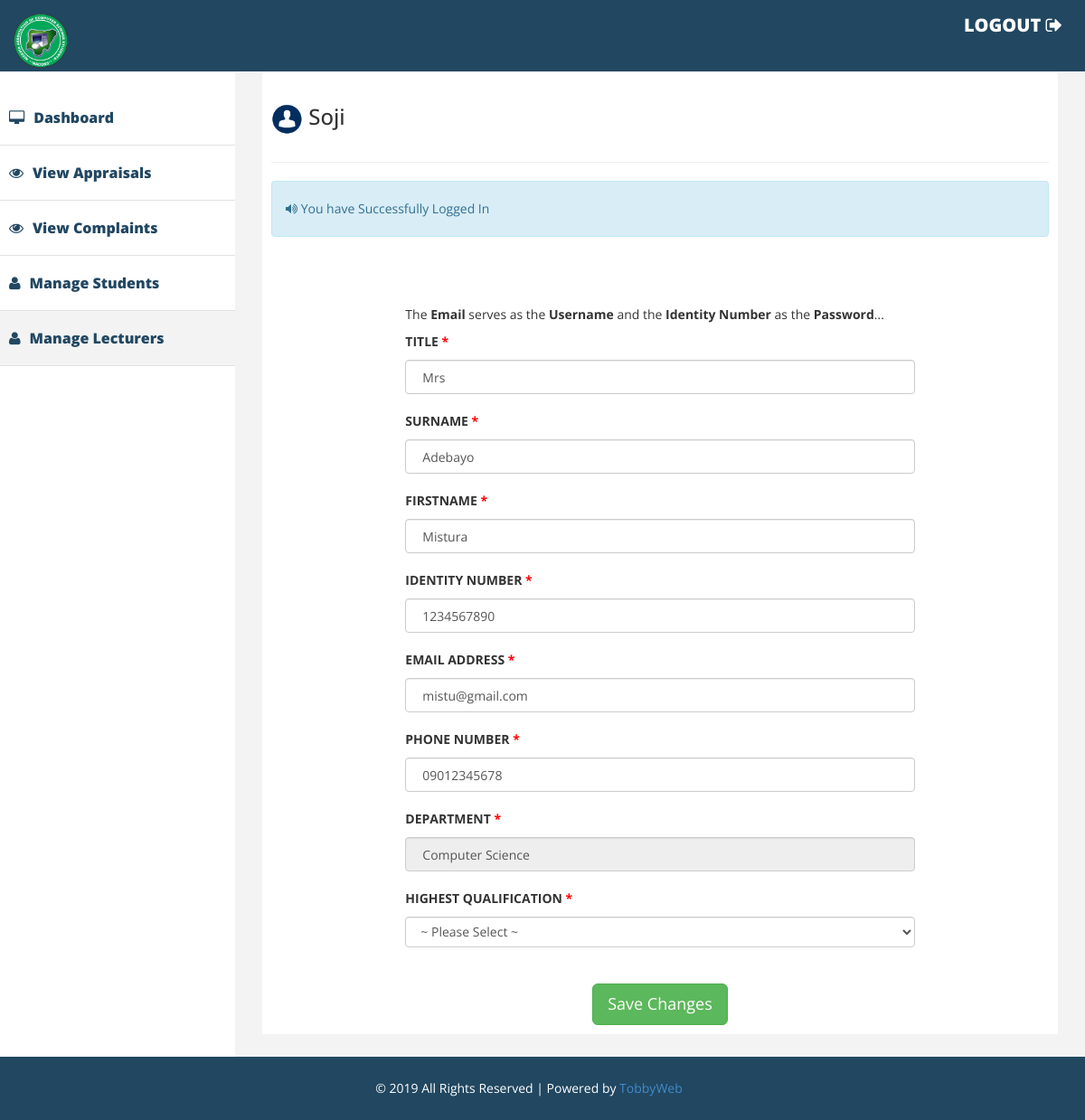
The page /lectedit.php?id=6 (signed in) on the database its author committed.
### tables this page shows
CREATE TABLE `users` (
  `users_id` int(11) NOT NULL,
  `title` varchar(10) DEFAULT NULL,
  `username` varchar(35) NOT NULL,
  `password` varchar(64) NOT NULL,
  `surname` varchar(20) DEFAULT NULL,
  `firstname` varchar(20) DEFAULT NULL,
  `matric` varchar(35) DEFAULT NULL,
  `email` varchar(35) DEFAULT NULL,
  `phone` varchar(20) DEFAULT NULL,
  `department` varchar(40) DEFAULT NULL,
  `level` varchar(30) DEFAULT NULL,
  `photo` text,
  `salt` varchar(32) NOT NULL,
  `joined` varchar(25) NOT NULL,
  `group` int(11) NOT NULL,
  `opt` varchar(10) DEFAULT NULL
);

### classes/Config.php (called while the page is built)
<?php
class Config{
	public static function get($path=  null){
		if ($path){
			$config = $GLOBALS['config'];
			$path = explode('/', $path);
			foreach ($path as $bit){
				if (isset($config[$bit])) {
					$config=$config[$bit];
				}
			}
			return $config;
			}
			return false;
		}
	}
?>

### classes/DB.php (called while the page is built, shortened)
<?php
class DB {
	private static $_instance = null;
	private $_pdo,
	$_query,
	$_error = false,
	$_results,
	$_count = 0;
	private function __construct() {
		try{
			$this->_pdo = new PDO('mysql:host='. Config::get('mysql/host'). ';dbname=' .Config::get('mysql/db'), Config::get('mysql/username'), Config::get('mysql/password'));
		}catch(PDOException $e){
			die($e->getMessage());
		}
	}
	 public static function getInstance() {
	 	if(!isset(self::$_instance)) {
	 		self::$_instance=new DB();
	 	}
	 	return self::$_instance;
	 }
	 public function query($sql, $params = array()){
	 	$this->_error=false;
	 	if($this->_query = $this->_pdo->prepare($sql)){
	 			$x = 1;
	 			if(count($params)) {
	 				foreach($params  as $param) {
	 					$this->_query->bindValue($x, $param);
	 					$x++;
	 				}
	 			}
	 	if($this->_query->execute()){
	 	$this->_results = $this->_query->fetchAll(PDO::FETCH_OBJ);
	 	$this->_count=$this->_query->rowCount();
	 	}else{
	 		$this->_error = true;
	 	}
	  }
	  return $this;
	}
	public function action($action,$table,$where =array()){
			if (count($where) === 3) {
				$operators =array('=', '>', '<', '>=', '<=');
				 $field      = $where[0];
				 $operator   = $where[1];
				 $value      = $where[2];
				 if (in_array($operator, $operators)){
				 	$sql = "{$action}  FROM {$table} WHERE {$field} {$operator} ?";
				 		if (!$this->query($sql, array($value))->error()) {
				 				return $this;
				 		}
				 }
			}
			return false;
	}
	public function get($table,$where){
		return $this->action('SELECT *', $table, $where);
	}
	public function results(){
		return $this->_results;
	}
	public function first(){
		return $this->results()[0];
	}
	public function error(){
		return $this->_error;
	}
	public function count(){
	return $this->_count;
	}
}
?>

### classes/User.php (called while the page is built, shortened)
<?php
	class User{
		private $_db,
				$_data,
				$_sessionName,
				$_cookieName,
				$_isLoggedIn;
		public function __construct($user = null){
			$this->_db = DB::getInstance();
			$this->_sessionName = Config::get('session/session_name');
				if(!$user){
					if (Session::exists($this->_sessionName)) {
						$user = Session::get($this->_sessionName);
							if($this->find($user)){
								$this->_isLoggedIn = true;
							}else{
							}
					}
				}else{
					$this->find($user);
				}
		}
			public function find( $user = null){
				if($user){
					$field = (is_numeric($user)) ? 'users_id' : 'username';
					$data = $this->_db->get('users', array($field, '=', $user));
					if ($data->count()) {
						$this->_data = $data->first();
						return true;
					}
				}
				return false;
			}
		public function data(){
			return $this->_data;
		}
		public function isLoggedIn(){
			return $this->_isLoggedIn;
		}
	}
?>

### classes/Session.php (called while the page is built, shortened)
<?php
class Session{
	public static function exists($name){
		return (isset($_SESSION[$name])) ? true : false;
	}
	public static function put($name,$value){
		return $_SESSION[$name] = $value;
	}
	public static function get($name){
		return $_SESSION[$name];
	}
	public static function flash($name, $string = ''){
		if (self::exists($name)) {
			$session = self::get($name);
			return $session;
		}else{
			self::put($name, $string);
		}
	}
}
?>

### functions/sanitize.php (called while the page is built)
<?php
function escape($string){
	return htmlentities($string, ENT_QUOTES, 'UTF-8');
}
?>

### lectedit.php (the view, shortened to what this page needs)
<!DOCTYPE html>
<html>
<head>
    <link href="assets/css/bootstrap.css" rel="stylesheet" />
    <link href="assets/css/font-awesome.css" rel="stylesheet" />
    <link href="assets/css/custom.css" rel="stylesheet" />
</head>
<body>
<?php
  $user = new User();
  $firstname = escape($user->data()->firstname);
  $photo = escape($user->data()->photo);
  $users_id = escape($user->data()->users_id);
  if ($user->isLoggedIn()) {
    $id = $_GET['id'];
    $sql = DB::getInstance()->query("SELECT * FROM users where users_id ='$id'");
    if ($sql->count()) {
?>
<div id="wrapper">
  <div class="navbar navbar-inverse navbar-fixed-top">
    <div class="adjust-nav">
      <div class="navbar-header">
          <a class="navbar-brand" href="#">
              <img src="assets/img/nacoss.png" style="width:60px; height:60px;" />
          </a>
      </div>
        <span class="logout-spn">
          <a href="logout.php" style="color:#fff; font-size:20px;">LOGOUT <i class="fa fa-sign-out"></i></a>
        </span>
    </div>
  </div>
      <nav class="navbar-default navbar-side" role="navigation">
      <div class="sidebar-collapse">
      <ul class="nav" id="main-menu">
          <li>
            <a href="admin.php?user=<?php echo $users_id; ?>" ><i class="fa fa-desktop"></i>Dashboard</a>
          </li>
          <li>
            <a href="praises.php?user=<?php echo $users_id; ?>" ><i class="fa fa-eye"></i>View Appraisals</a>
          </li>
          <li>
            <a href="admcomplaints.php?user=<?php echo $users_id; ?>" ><i class="fa fa-eye"></i>View Complaints</a>
          </li>
          <li>
            <a href="mgstudents.php?user=<?php echo $users_id; ?>" ><i class="fa fa-user"></i>Manage Students</a>
          </li>
          <li class="active-link">
            <a href="mglecturers.php?user=<?php echo $users_id; ?>" ><i class="fa fa-user"></i>Manage Lecturers</a>
          </li>
      </ul>
      </div>
      </nav>
<div id="page-wrapper" >
  <div id="page-inner">
        <div class="row" style="margin-top:1%;">
          <div class="col-md-12">
            <?php $Rphoto = "<img src='profile/".$photo."' style='width:35px; height:35px;border-radius:50%;'>"; ?>
            <h3 style=""><?php echo $Rphoto ." ". $firstname; ?></h3>
          </div>
        </div>
      <hr/>
      <?php if (Session::exists('home')) { ?>
      <div class="row">
        <div class="col-lg-12 ">
          <div class="alert alert-info">
            <i class="fa fa-volume-up"></i>
               <?php echo Session::flash('home'); ?>
          </div>
        </div>
      </div>
      <?php
        }
      ?>
  <div class="row" style="margin-top:6%;">
    <div class="col-md-2"></div>
    <div class="col-md-8">
      <marquee>The <b>Email</b> serves as the <b>Username</b> and the <b>Identity Number</b> as the <b>Password</b>...</marquee>
      <form action="" method="POST">
        <div class="form-group">
          <label>TITLE <span style="color:red;">*</span></label>
          <input type="text" style="padding:18px;" class="form-control" placeholder="Enter Appropraite Title"  name="title" autocomplete="off" value="<?php echo $sql->first()->title; ?>" required>
        </div>
        <div class="form-group">
          <label>SURNAME <span style="color:red;">*</span></label>
          <input type="text" style="padding:18px;" class="form-control" placeholder="Enter Your Surname"  name="surname" autocomplete="off" value="<?php echo $sql->first()->surname; ?>" required>
        </div>
        <div class="form-group" style="margin-top:2%;">
          <label>FIRSTNAME <span style="color:red;">*</span></label>
          <input type="text" style="padding:18px;" class="form-control" placeholder="Enter Your Firstname"  name="firstname" autocomplete="off" value="<?php echo $sql->first()->firstname; ?>" required>
        </div>
        <div class="form-group" style="margin-top:2%;">
          <label>IDENTITY NUMBER <span style="color:red;">*</span></label>
          <input type="text" style="padding:18px;" class="form-control" placeholder="Enter Your Identity Number"  name="matric" autocomplete="off" value="<?php echo $sql->first()->matric; ?>" required>
        </div>
        <div class="form-group" style="margin-top:2%;">
          <label>EMAIL ADDRESS <span style="color:red;">*</span></label>
          <input type="text" style="padding:18px;" class="form-control" placeholder="Enter Your Valid Email Address"  name="email" autocomplete="off" value="<?php echo $sql->first()->email; ?>" required>
        </div>
        <div class="form-group" style="margin-top:2%;">
          <label>PHONE NUMBER <span style="color:red;">*</span></label>
          <input type="text" style="padding:18px;" class="form-control" placeholder="Enter Your Phone Number"  name="phone" autocomplete="off" value="<?php echo $sql->first()->phone; ?>" required>
        </div>
        <div class="form-group" style="margin-top:2%;">
          <label>DEPARTMENT <span style="color:red;">*</span></label>
          <input type="text" style="padding:18px;" class="form-control" placeholder="Enter Your Department"  name="department" autocomplete="off" value="<?php echo $sql->first()->department; ?>" required readonly>
        </div>
        <div class="form-group" style="margin-top:2%;">
          <label>HIGHEST QUALIFICATION <span style="color:red;">*</span></label>
          <select class="form-control" name="level">
            <option>~ Please Select ~</option>
          </select>
        </div>
        <div class="row text-center" style="margin-top:7%;">
          <div class="col-md-4"></div>
          <div class="col-md-4">
            <input type="submit" class="btn btn-success btn-lg" value="Save Changes">
          </div>
          <div class="col-md-4"></div>
        </div>
      </form>
    </div>
    <div class="col-md-2"></div>
  </div>
<?php
    }
    else
    {
?>
    <div class="alert alert-danger">
        <p>THERE WAS A PROBLEM RECOVERING DATA !!!</p>
    </div>
<?php
    }
    ?>
  </div>
</div>
</div>
<div class="footer">
    <div class="row">
        <div class="col-lg-12 text-center">
            &copy; 2019 All Rights Reserved | Powered by <a href="#">TobbyWeb</a>
        </div>
    </div>
</div>
<?php
}
else
{
  redirect::to('login.php');
}
?>
</body>
</html>

### assets/css/custom.css (style rules this page uses)
body { font-family: 'Open Sans', sans-serif; line-height:30px; }
#wrapper { width: 100%; margin-top:50px; }
#page-wrapper { padding: 15px 15px; min-height: 600px; background:#F3F3F3; }
#page-inner { width:100%; margin:10px 20px 10px 0px; background-color:#fff!important; padding:10px; min-height:1050px; }
.sidebar-collapse .nav { padding:0; padding-top:50px; }
.sidebar-collapse > .nav > li > a { padding:15px 10px; color: #214761; font-weight: 900; font-size: 16px; }
.sidebar-collapse > .nav > li { border-bottom:1px solid #e1e1e1; }
.navbar-side { border:none; background-color: #fff; }
.navbar-inverse { background-color: #214761; border-color: #F0F0F0; min-height: 80px; }
.nav > li > a > i { margin-right:10px; }
.logout-spn { float:right; color:#fff; font-size:25px; font-weight:800; margin:20px; margin: 10px 25px 10px 50px; }
.logout-spn a { text-decoration:none; }
.active-link { background-color:#f3f3f3; }
.footer { background-color:#214761; width:100%; color:#fff; padding:20px 50px 20px 50px; padding-left:20px; }
@media (min-width:768px) { #page-wrapper { margin: 0 0 0 260px; padding: 15px 30px; min-height: 1050px; } }
@media (min-width:768px) { .navbar-side { z-index: 1; position: absolute; width: 260px; } }

### rows shown on the page
users: photo (placeholder picture), firstname "Soji"
users: title "Mrs", surname "Adebayo", firstname "Mistura", matric "1234567890", email "mistu@gmail.com", phone "09012345678", department "Computer Science"

### other values the page prints
Session::flash('home') "You have Successfully Logged In"
